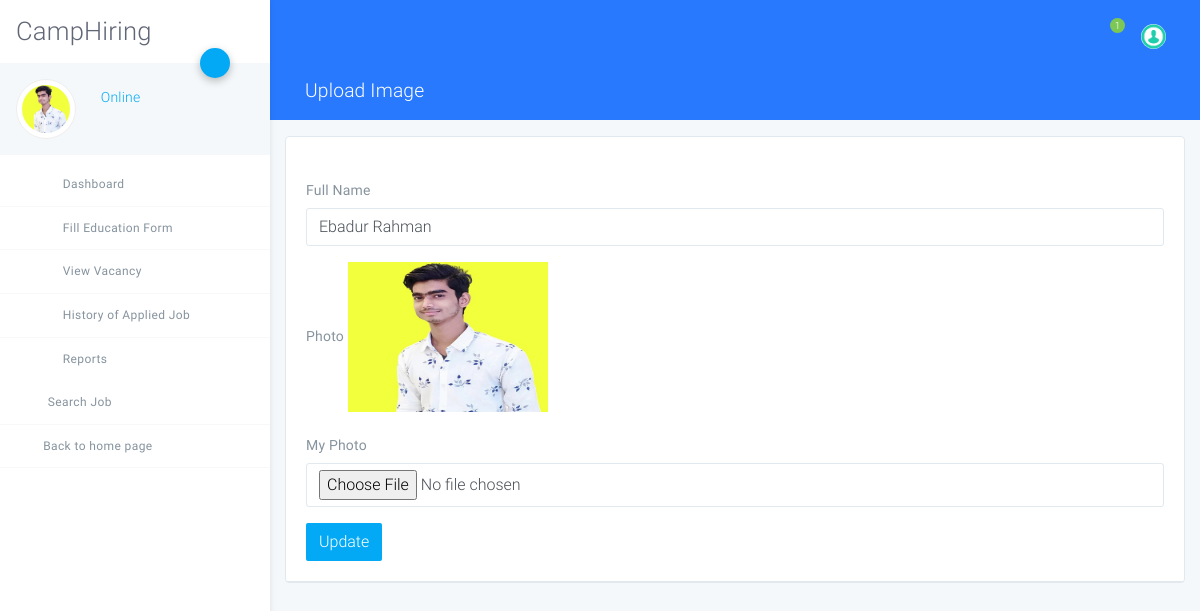
The page /user/changeimage.php (signed in) on the database its author committed.
### tables this page shows
CREATE TABLE `tbluser` (
  `ID` int(10) NOT NULL,
  `FullName` varchar(120) DEFAULT NULL,
  `Email` varchar(120) DEFAULT NULL,
  `MobileNumber` bigint(10) DEFAULT NULL,
  `StudentID` varchar(120) DEFAULT NULL,
  `Gender` varchar(120) NOT NULL,
  `Address` mediumtext NOT NULL,
  `Age` int(5) NOT NULL,
  `DOB` varchar(120) NOT NULL,
  `Image` varchar(120) NOT NULL,
  `Password` varchar(120) DEFAULT NULL,
  `UserRegdate` timestamp NULL DEFAULT current_timestamp()
);

### user/changeimage.php (the view, shortened to what this page needs)
<?php
include('includes/dbconnection.php');
if (strlen($_SESSION['crmsuid']==0)) {
  header('location:logout.php');
  } else{
  ?>
<!DOCTYPE html>
<html lang="en">
<head>
    <link rel="stylesheet" href="assets/css/app.css">
</head>
<body class="light">
<div id="app">
<?php include_once('includes/sidebar.php');?>
<?php include_once('includes/header.php');?>
    <div class="page has-sidebar-left">
    <header class="blue accent-3 relative">
        <div class="container-fluid text-white">
            <div class="row p-t-b-10 ">
                <div class="col">
                    <h4>
                        <i class="icon-package"></i>
                        Upload Image
                    </h4>
                </div>
            </div>
        </div>
    </header>
    <div class="animatedParent animateOnce">
        <div class="container-fluid my-3">
            <div class="row">
                <div class="col-md-12">
                    <div class="card">
                        <div class="card-body b-b">
                            <form method="post" enctype="multipart/form-data">
  <?php
$uid=$_SESSION['crmsuid'];
$ret=mysqli_query($con,"select * from tbluser where ID='$uid'");
while ($row=mysqli_fetch_array($ret)) {
?>
                                <div class="form-row">
                                    <div class="form-group col-md-12">
                                        <label for="inputEmail4" class="col-form-label">Full Name</label>
                                        <input type="text" class="form-control" id="fullname" name="fullname" value="<?php  echo $row['FullName'];?>" readon;y='true'>
                                    </div>
                                </div>
                                <div class="form-group">
                                    <label for="inputAddress2" class="col-form-label">Photo</label>
                                    <img src="images/<?php echo $row['Image'];?>" width="200" height="150">
                                </div>
                                <div class="form-group">
                                    <label for="inputAddress2" class="col-form-label">My Photo</label>
                                    <input type="file" class="form-control" name="image" required='true'>
                                </div>
                               <?php } ?>
                                <button type="submit" name="submit" class="btn btn-primary">Update</button>
                            </form>
                        </div>
                    </div>
                </div>
            </div>
        </div>
    </div>
</div>
</div>
</body>
</html>
<?php } ?>

### user/includes/sidebar.php (shortened to what this page needs)
<aside class="main-sidebar fixed offcanvas shadow">
    <section class="sidebar">
        <div class="w-80px mt-3 mb-3 ml-3">
<h2 align="center">CampHiring</h2>
        </div>
        <div class="relative">
            <a data-toggle="collapse" href="#userSettingsCollapse" role="button" aria-expanded="false"
               aria-controls="userSettingsCollapse" class="btn-fab btn-fab-sm fab-right fab-top btn-primary shadow1 ">
                <i class="icon icon-cogs"></i>
            </a>
            <div class="user-panel p-3 light mb-2">
                <div>
<?php
$uid=$_SESSION['crmsuid'];
$ret=mysqli_query($con,"select FullName,Image from tbluser where ID='$uid'");
$row=mysqli_fetch_array($ret);
$name=$row['FullName'];
$pimage=$row['Image'];
?>
                    <div class="float-left image">
<img class="user_avatar" src="images/<?php echo $pimage;?>" alt="<?php echo $name;?>">
                    </div>
                    <div class="float-left info">
                        <a href="user-profile.php"><i class="icon-circle text-primary blink"></i> Online</a>
                    </div>
                </div>
                <div class="clearfix"></div>
            </div>
        </div>
        <ul class="sidebar-menu">
            <li class="treeview"><a href="dashboard.php">
                <i class="icon icon-sailing-boat-water purple-text s-18"></i> <span>Dashboard</span>
            </a>
            </li>
            <li class="treeview"><a href="#">
                <i class="icon icon icon-package blue-text s-18"></i>
                <span>Fill Education Form</span>
            </a>
            </li>
            <li class="treeview"><a href="view-vacancy.php">
                <i class="icon icon-documents3 text-red s-18"></i>
                <span>View Vacancy</span>
            </a>
            </li>
            <li class="treeview"><a href="histroy-applied-job.php">
                <i class="icon icon-bar-chart2 pink-text s-18"></i>
                <span>History of Applied Job</span>
            </a>
            </li>
            <li class="treeview no-b"><a href="#">
                <i class="icon icon-package light-green-text s-18"></i>
                <span>Reports</span>
            </a>
            </li>
            <li class="treeview"><a href="search-job.php">
                <i class="icon-search3 light-green-text s-18"></i>
                <span>Search Job</span>
            </a>
            </li>
<li class="treeview"><a href="../index.php">
                <i class="icon-long-arrow-left"></i>
                <span>Back to home page</span>
            </a>
            </li>
        </ul>
    </section>
</aside>

### rows shown on the page
tbluser: Image (picture), fullname "Ebadur Rahman"

### other values the page prints
$count "1"
